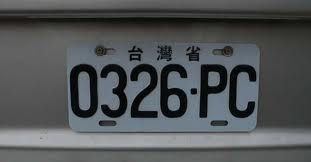
#> input picture demo_python/p_pil/cp.jpg, 311 x 162 px
$ python d_resize.py
#> lines starting #> are read from the running program, lines starting #| are printed output that depends on the picture
from PIL import Image


image = Image.open("cp.jpg")
#> image is the input picture: PIL image 311x162 RGB; mean R, G, B 81.3, 84.6, 86.3
img = image.resize((100,100))
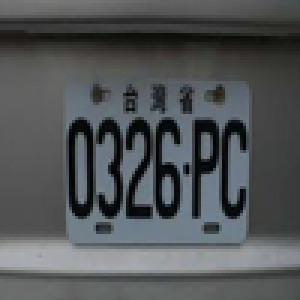
#> img: PIL image 100x100 RGB (shown 3 times larger); mean R, G, B 81.3, 84.6, 86.3
img.show()
